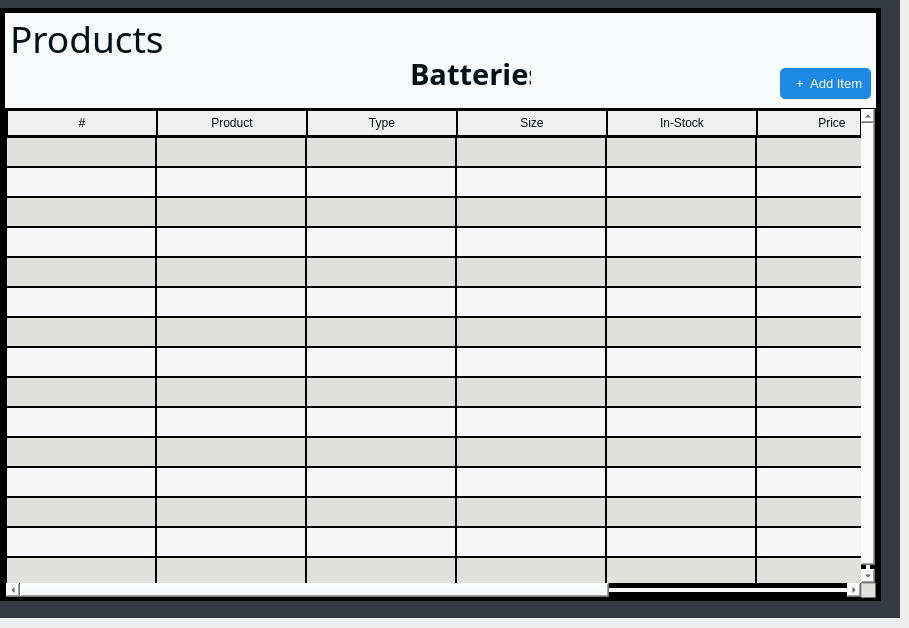
     <widget class="QWidget" name="prodBatteriesStackedWidget">
      <widget class="QWidget" name="widget_8" native="true">
       <property name="geometry">
        <rect>
         <x>0</x>
         <y>-1</y>
         <width>900</width>
         <height>619</height>
        </rect>
       </property>
       <property name="styleSheet">
        <string notr="true">background-color: rgb(52, 58, 64);</string>
       </property>
       <widget class="QWidget" name="widget_9" native="true">
        <property name="geometry">
         <rect>
          <x>0</x>
          <y>9</y>
          <width>881</width>
          <height>593</height>
         </rect>
        </property>
        <property name="styleSheet">
         <string notr="true">background-color: rgb(248, 249, 250);
border:5px solid  ;
color: rgb(0, 18, 25);</string>
        </property>
        <widget class="QLabel" name="dashboardLabel_6">
         <property name="geometry">
          <rect>
           <x>10</x>
           <y>10</y>
           <width>181</width>
           <height>41</height>
          </rect>
         </property>
         <property name="font">
          <font>
           <family>Segoe UI Light</family>
           <pointsize>28</pointsize>
          </font>
         </property>
         <property name="styleSheet">
          <string notr="true">border:none;
</string>
         </property>
         <property name="text">
          <string>Products</string>
         </property>
        </widget>
        <widget class="QLabel" name="dashboardLabel_7">
         <property name="geometry">
          <rect>
           <x>410</x>
           <y>40</y>
           <width>121</width>
           <height>51</height>
          </rect>
         </property>
         <property name="font">
          <font>
           <family>Segoe UI Semibold</family>
           <pointsize>22</pointsize>
           <weight>75</weight>
           <bold>true</bold>
          </font>
         </property>
         <property name="styleSheet">
          <string notr="true">border:none;</string>
         </property>
         <property name="text">
          <string>Batteries</string>
         </property>
        </widget>
        <widget class="QTableWidget" name="batteriesTableWidget">
         <property name="geometry">
          <rect>
           <x>5</x>
           <y>100</y>
           <width>871</width>
           <height>490</height>
          </rect>
         </property>
         <property name="font">
          <font>
           <pointsize>12</pointsize>
          </font>
         </property>
         <property name="cursor" stdset="0">
          <cursorShape>PointingHandCursor</cursorShape>
         </property>
         <property name="focusPolicy">
          <enum>Qt::NoFocus</enum>
         </property>
         <property name="styleSheet">
          <string notr="true">QWidget{
border: 1px solid black;
background-color: #e0e1dd;

}
/* QTableWidget items (cells) */
QTableWidget::item {
    border:1px solid black;
}

/* QTableWidget headers */
QHeaderView::section {
    border: 1px solid black;
    background: rgb(240, 240, 240); /* Optional: Header background color */
    padding: 4px;
}

/* Vertical scrollbar */
QScrollBar:vertical {
    border: 2px solid black;
    background: rgb(52, 58, 64); /* Scrollbar background color */
    width: 13px;
    margin: 0px 0px 0px 0px;
}

QScrollBar::handle:vertical {
    background: #000000; /* Scrollbar handle color */
    border: 1px solid white;
    border-radius: 4px;
    min-height: 15px;
}

QScrollBar::add-line:vertical {
    background: #000000; /* Down button color */
    height: 20px;
    subcontrol-position: bottom;
    subcontrol-origin: margin;
}

QScrollBar::sub-line:vertical {
    background: #000000; /* Up button color */
    height: 20px;
    subcontrol-position: top;
    subcontrol-origin: margin;
}

QScrollBar::up-arrow:vertical, QScrollBar::down-arrow:vertical {
    border: 1px solid grey;
    width: 5px;
    height: 5px;
    background: white;
}

QScrollBar::add-page:vertical, QScrollBar::sub-page:vertical {
    background: none;
}

/* Horizontal scrollbar */
QScrollBar:horizontal {
    border: 2px solid black;
    background: rgb(52, 58, 64); /* Scrollbar background color */
    height: 13px;
    margin: 0px 0px 0px 0px;
}

QScrollBar::handle:horizontal {
    background: #000000; /* Scrollbar handle color */
    border: 1px solid white;
    border-radius: 4px;
    min-width: 20px;
}

QScrollBar::add-line:horizontal {
    background: #000000; /* Right button color */
    width: 20px;
    subcontrol-position: right;
    subcontrol-origin: margin;
}

QScrollBar::sub-line:horizontal {
    background: #000000; /* Left button color */
    width: 20px;
    subcontrol-position: left;
    subcontrol-origin: margin;
}

QScrollBar::left-arrow:horizontal, QScrollBar::right-arrow:horizontal {
    border: 1px solid grey;
    width: 3px;
    height: 3px;
    background: white;
}

QScrollBar::add-page:horizontal, QScrollBar::sub-page:horizontal {
    background: none;
}

</string>
         </property>
         <property name="editTriggers">
          <set>QAbstractItemView::DoubleClicked|QAbstractItemView::SelectedClicked</set>
         </property>
         <property name="tabKeyNavigation">
          <bool>false</bool>
         </property>
         <property name="showDropIndicator" stdset="0">
          <bool>false</bool>
         </property>
         <property name="dragDropOverwriteMode">
          <bool>false</bool>
         </property>
         <property name="alternatingRowColors">
          <bool>true</bool>
         </property>
         <property name="selectionMode">
          <enum>QAbstractItemView::SingleSelection</enum>
         </property>
         <property name="selectionBehavior">
          <enum>QAbstractItemView::SelectRows</enum>
         </property>
         <property name="verticalScrollMode">
          <enum>QAbstractItemView::ScrollPerPixel</enum>
         </property>
         <property name="horizontalScrollMode">
          <enum>QAbstractItemView::ScrollPerPixel</enum>
         </property>
         <property name="showGrid">
          <bool>false</bool>
         </property>
         <property name="rowCount">
          <number>15</number>
         </property>
         <attribute name="horizontalHeaderDefaultSectionSize">
          <number>150</number>
         </attribute>
         <attribute name="horizontalHeaderShowSortIndicator" stdset="0">
          <bool>true</bool>
         </attribute>
         <attribute name="horizontalHeaderStretchLastSection">
          <bool>true</bool>
         </attribute>
         <attribute name="verticalHeaderVisible">
          <bool>false</bool>
         </attribute>
         <row/>
         <row/>
         <row/>
         <row/>
         <row/>
         <row/>
         <row/>
         <row/>
         <row/>
         <row/>
         <row/>
         <row/>
         <row/>
         <row/>
         <row/>
         <column>
          <property name="text">
           <string>#</string>
          </property>
         </column>
         <column>
          <property name="text">
           <string>Product</string>
          </property>
         </column>
         <column>
          <property name="text">
           <string>Type</string>
          </property>
         </column>
         <column>
          <property name="text">
           <string>Size</string>
          </property>
         </column>
         <column>
          <property name="text">
           <string>In-Stock</string>
          </property>
         </column>
         <column>
          <property name="text">
           <string>Price</string>
          </property>
         </column>
         <column>
          <property name="text">
           <string>Supplier</string>
          </property>
         </column>
         <column>
          <property name="text">
           <string>Action</string>
          </property>
         </column>
        </widget>
        <widget class="QPushButton" name="batteriesAddProdButton">
         <property name="geometry">
          <rect>
           <x>780</x>
           <y>60</y>
           <width>91</width>
           <height>31</height>
          </rect>
         </property>
         <property name="cursor">
          <cursorShape>PointingHandCursor</cursorShape>
         </property>
         <property name="styleSheet">
          <string notr="true">QPushButton {
			color:white;
                border: none;
                font-size: 13px;
                border-radius: 5px;
                background-color: #1e88e5;
            }
            QPushButton:hover {
                background-color: #1976d2;
            }
            QPushButton:pressed {
                background-color: #1e88e5;
            }</string>
         </property>
         <property name="text">
          <string>  +  Add Item</string>
         </property>
         <property name="autoRepeatInterval">
          <number>97</number>
         </property>
        </widget>
       </widget>
      </widget>
     </widget>
